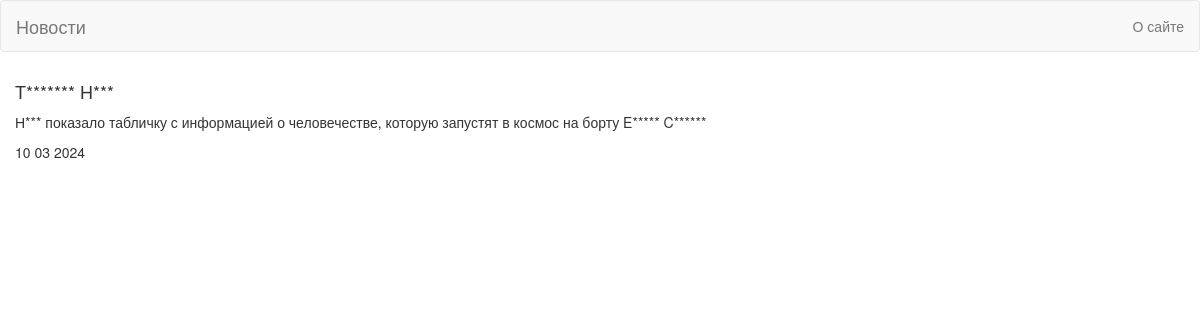
The page /1 on the database its author committed.
### news_app/models.py (models this page shows, shortened)
class Articles(models.Model):
    title = models.CharField('Название', max_length=100)
    text = models.TextField('Текст')
    date = models.DateTimeField('Дата')
    class Meta:
        verbose_name = 'Новость'
        verbose_name_plural = 'Новости'

### news_app/views.py (the view)
# urls.py: path('<int:pk>', views.NewsDetailView.as_view(), name='news-detail'),
class NewsDetailView(DetailView):
    model = Articles
    template_name = 'flatpages/details_view.html'
    context_object_name = 'article'

### news_app/templatetags/custom_filters.py (called while the page is built)
@register.filter(name='censor')
def currency(value):
    for i in range(len(value.split())):
        if value.split()[i][0].isupper() and isinstance(value,str):
            value = value.replace(value.split()[i], value.split()[i][0] + '*' * (len(value.split()[i]) - 1))
        elif value.split()[i][0] == '«' and isinstance(value,str):
            value = value.replace(value.split()[i], '«' + value.split()[i][1] + '*' * (len(value.split()[i]) - 3) + '»')
    return value

### templates/flatpages/details_view.html (shortened to what this page needs)
{% extends 'flatpages/default.html' %}
{% load custom_filters %}
{% block content %}
<div>
    <h4>{{ article.title|censor }}</h4>
    <p>{{ article.text|censor }}</p>
    <p>{{ article.date|date:"d m Y" }}</p>
</div>
{% endblock %}

### rows shown on the page
Articles: title|censor "Т******* Н***", text|censor "Н*** показало табличку с информацией о человечестве, которую запустят в космос на борту E***** C******", date "10 03 2024"
